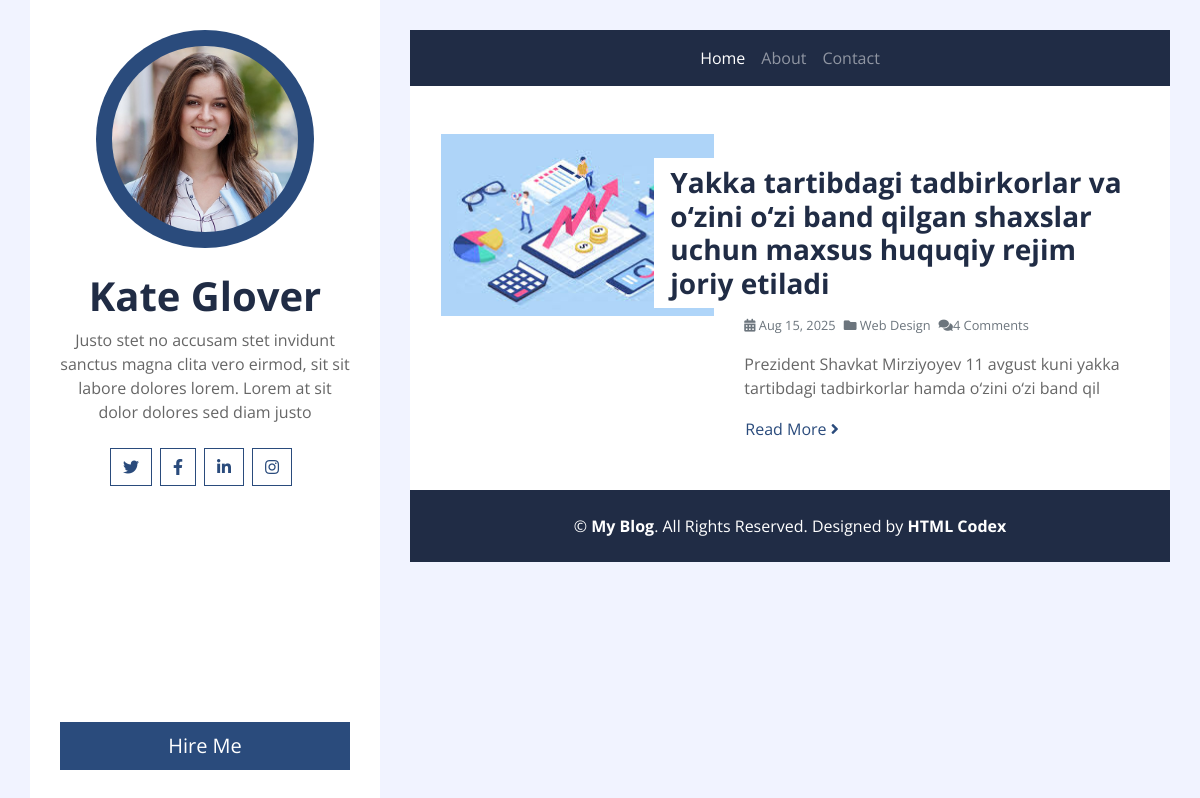
The app's page /, older data.
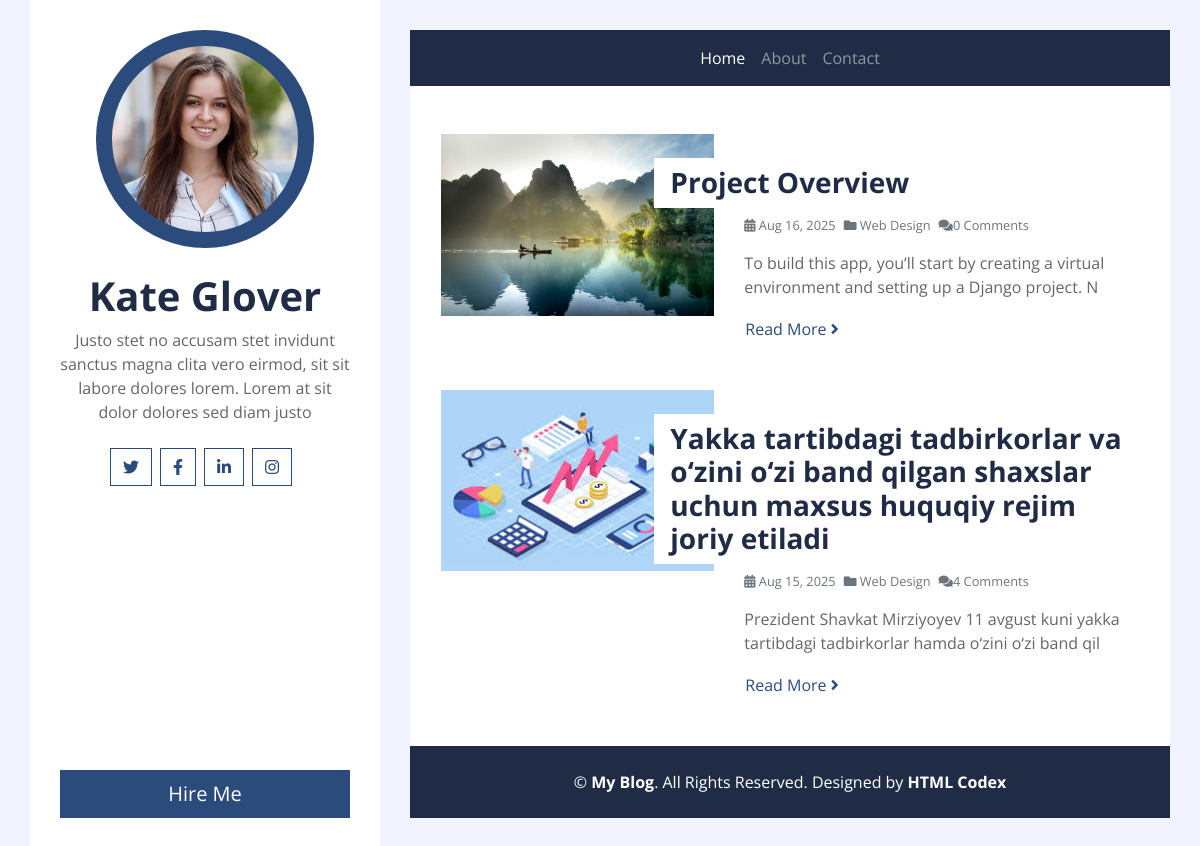
The same page, newer data.
### postapp/models.py (models this page shows, shortened)
class Post(models.Model):
    title= models.CharField(max_length=200)
    body = models.TextField()
    image= models.FileField(upload_to='images/')
    tags= models.ManyToManyField('Tag',related_name='posts', blank=True)
    created_at = models.DateTimeField(auto_now_add=True)
    class Meta:
        app_label = 'postapp'
        ordering=['-created_at']

### postapp/views.py (the view)
# urls.py: path('', GetPosts, name='post_all'),
def GetPosts(request):
    posts=Post.objects.all()
    return render(request, 'postapp/list.html', context={"posts":posts})

### templates/postapp/list.html (shortened to what this page needs)
{% extends "base.html" %}
{% load static %}
{% block content %}
<div class="container bg-white pt-5">
    {% for post in posts  %}
        <div class="row blog-item px-3 pb-5">
            <div class="col-md-5">
                {% if post.image %}
                    <img class="img-fluid mb-4 mb-md-0" src="{{post.image.url}}" alt="Image">
                {% endif %}
            </div>
            <div class="col-md-7">
                <h3 class="mt-md-4 px-md-3 mb-2 py-2 bg-white font-weight-bold">{{post.title}}</h3>
                <div class="d-flex mb-3">
                    <small class="mr-2 text-muted"><i class="fa fa-calendar-alt"></i> {{ post.created_at|date:'M d, Y' }}</small>
                    <small class="mr-2 text-muted"><i class="fa fa-folder"></i> Web Design</small>
                    <small class="mr-2 text-muted"><i class="fa fa-comments"></i>{{post.comments.count}} Comments</small>
                </div>
                <p>
                    {{post.body | slice:"100"}}
                </p>
                <a class="btn btn-link p-0" href="{% url 'post_detail' post.pk %}">Read More <i class="fa fa-angle-right"></i></a>
            </div>
        </div>
    {% endfor %}
</div>
{% endblock content %}

### templates/base.html (shortened to what this page needs)
{% load static %}
<!DOCTYPE html>
<html lang="en">
<head>
    <link href="https://cdnjs.cloudflare.com/ajax/libs/font-awesome/5.10.0/css/all.min.css" rel="stylesheet">
    <link href="{% static 'css/style.css' %}" rel="stylesheet">
</head>
<body>
    <div class="wrapper">
        <div class="sidebar">
            <div class="sidebar-text d-flex flex-column h-100 justify-content-center text-center">
                <img class="mx-auto d-block w-75 bg-primary img-fluid rounded-circle mb-4 p-3" src="img/profile.jpg" alt="Image">
                <h1 class="font-weight-bold">Kate Glover</h1>
                <p class="mb-4">
                    Justo stet no accusam stet invidunt sanctus magna clita vero eirmod, sit sit labore dolores lorem. Lorem at sit dolor dolores sed diam justo
                </p>
                <div class="d-flex justify-content-center mb-5">
                    <a class="btn btn-outline-primary mr-2" href="#"><i class="fab fa-twitter"></i></a>
                    <a class="btn btn-outline-primary mr-2" href="#"><i class="fab fa-facebook-f"></i></a>
                    <a class="btn btn-outline-primary mr-2" href="#"><i class="fab fa-linkedin-in"></i></a>
                    <a class="btn btn-outline-primary mr-2" href="#"><i class="fab fa-instagram"></i></a>
                </div>
                <a href="" class="btn btn-lg btn-block btn-primary mt-auto">Hire Me</a>
            </div>
        </div>
        <div class="content">
            {% include "navbar.html" %}
            {% block content %}
            {% endblock content %}
            {% include "footer.html" %}
        </div>
    </div>
</body>
</html>

### templates/navbar.html (shortened to what this page needs)
{% load static %}
<div class="container p-0">
    <nav class="navbar navbar-expand-lg bg-secondary navbar-dark">
        <div class="collapse navbar-collapse justify-content-between" id="navbarCollapse">
            <div class="navbar-nav m-auto">
                <a href="{% url 'post_all' %}" class="nav-item nav-link active">Home</a>
                <a href="about.html" class="nav-item nav-link">About</a>
                <a href="{% url 'send_message' %}" class="nav-item nav-link">Contact</a>
            </div>
        </div>
    </nav>
</div>

### templates/footer.html
{% load static %}
<div class="container py-4 bg-secondary text-center">
    <p class="m-0 text-white">
        &copy; <a class="text-white font-weight-bold" href="#">My Blog</a>. All Rights Reserved. Designed by <a class="text-white font-weight-bold" href="https://htmlcodex.com">HTML Codex</a>
    </p>
</div>

Row changes from the older to the newer data that the page shows:
added Post: image (picture), title "Project Overview", created_at "Aug 16, 2025", comments.count "0", body "To build this app, you’ll start by creating a virtual environment and setting up a Django project. N"
